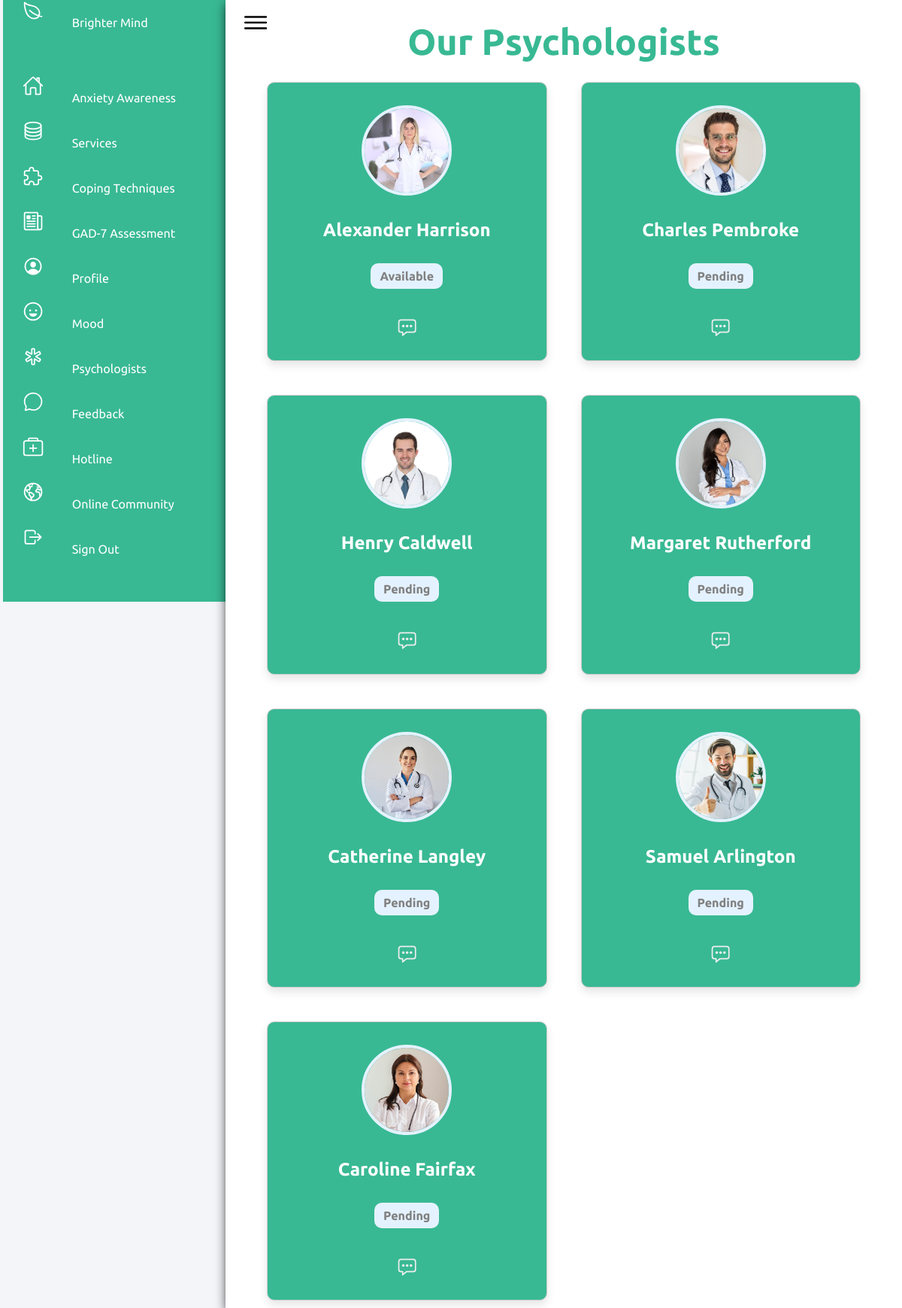
The page /prof/ (signed in) on the database its author committed.
### webapp/models.py (models this page shows, shortened)
class Psychologist(models.Model):
    user = models.OneToOneField(User, on_delete=models.CASCADE)
    license_number = models.CharField(max_length=100, unique=True)
    qualification = models.CharField(max_length=255)
    years_of_experience = models.PositiveIntegerField()
    area_of_expertise = models.CharField(max_length=255)
    contact_number = models.CharField(max_length=20)
    image = models.ImageField(upload_to='psychologist_images/', default='default_profile.jpg', null=True, blank=True)
    bio = models.TextField(blank=True, null=True)
    is_approved = models.BooleanField(default=False)

class Availability(models.Model):
    STATUS_CHOICES = [
        ('available', 'Available'),
        ('unavailable', 'Unavailable'),
    ]
    user = models.ForeignKey(Psychologist, on_delete=models.CASCADE)
    status = models.CharField(max_length=20, choices=STATUS_CHOICES)
    timestamp = models.DateTimeField(auto_now_add=True)

### webapp/views.py (the view)
@login_required
def prof(request):
    psychologist = Psychologist.objects.filter(user=request.user).first()  # Adjust as needed
    prof = Psychologist.objects.all()
    for p in prof:
        latest_availability = p.availability_set.order_by('-timestamp').first()
        p.latest_availability = latest_availability
    context = {
        'psychologist': psychologist,  # Logged-in user's profile
        'prof': prof,                  # All psychologists
    }
    return render(request, 'pages/prof.html', context)

### webapp/templates/pages/prof.html (shortened to what this page needs)
﻿{% extends 'pages/index.html' %}
{% load static %}
{% block content %}
<section class="doctors" id="doctors">
    <h1 class="doctors-heading">Our <span>Psychologists</span></h1>
    <div class="box-container">
        {% for prof in prof %}
        <div class="box" onclick="openModal('{{ prof.user.first_name }} {{ prof.user.last_name }}', '{{ prof.user.title }}', '{{ prof.bio }}', '{{ prof.address }}', '{{ prof.image.url }}')">
            <img src="{{ prof.image.url }}" alt="Professional Image" class="profile-img">
            <h3 class="prof-name">{{ prof.user.first_name }}&nbsp{{ prof.user.last_name }}</h3>
            <div class="status-section">
                {% if prof.latest_availability %}
                <p class="availability-status {% if prof.latest_availability.status == 'available' %}available{% else %}not-available{% endif %}">
                    {{ prof.latest_availability.status|capfirst }}
                </p>
                {% else %}
                <p class="availability-status not-available">Pending</p>
                {% endif %}
            </div>
            <div class="contact-icons">
                <a href="{% url 'chat' prof.id %}" class="emailicon {% if not prof.is_approved %}disabled{% endif %}">
                    <ion-icon name="chatbox-ellipses-outline"></ion-icon>
                </a>
            </div>
        </div>
        {% empty %}
        <p>No professionals found.</p>
        {% endfor %}
    </div>
</section>
{% endblock %}

### webapp/templates/pages/index.html (shortened to what this page needs)
{% load static %}
<!DOCTYPE html>
<html lang="en">
<head>
    <link rel="stylesheet" type="text/css" href="{% static '/css/style.css' %}">
</head>
<body>
</body>
{% include 'pages/navbar.html' %}
{% block content %}
{% endblock %}
</html>

### webapp/templates/pages/navbar.html (shortened to what this page needs)
﻿{% load static %}
{% block content %}
<body>
    <div class="container">
        <div class="navigation">
            <ul>
                <li>
                    <a href="#">
                        <span class="icon">
                            <ion-icon name="leaf-outline"></ion-icon>
                        </span>
                        <span class="title"> Brighter Mind</span>
                    </a>
                </li>
                <li>
                    <a href=http://127.0.0.1:8000>
                        <span class="icon">
                            <ion-icon name="home-outline"></ion-icon>
                        </span>
                        <span class="title">Anxiety Awareness</span>
                    </a>
                </li>
                <li>
                    <a href="http://127.0.0.1:8000/about/">
                        <span class="icon">
                            <ion-icon name="server-outline"></ion-icon>
                        </span>
                        <span class="title">Services</span>
                    </a>
                </li>
                {% if user.is_authenticated %}
                <li>
                    <a href="http://127.0.0.1:8000/categories">
                        <span class="icon">
                            <ion-icon name="extension-puzzle-outline"></ion-icon>
                        </span>
                        <span class="title">Coping Techniques</span>
                    </a>
                </li>
                <li>
                    <a href="http://127.0.0.1:8000/gad7">
                        <span class="icon">
                            <ion-icon name="newspaper-outline"></ion-icon>
                        </span>
                        <span class="title">GAD-7 Assessment</span>
                    </a>
                </li>
              {% if not user.is_staff %}
                <li>
                    <a href="http://127.0.0.1:8000/profile/">
                        <span class="icon">
                            <ion-icon name="person-circle-outline"></ion-icon>
                        </span>
                        <span class="title">Profile</span>
                    </a>
                </li>
                {% endif %}
                <li>
                    <a href="http://127.0.0.1:8000/mood/">
                        <span class="icon">
                            <ion-icon name="happy-outline"></ion-icon>
                        </span>
                        <span class="title">Mood</span>
                    </a>
                </li>
                <li>
                    <a href="http://127.0.0.1:8000/prof/">
                        <span class="icon">
                            <ion-icon name="medical-outline"></ion-icon>
                        </span>
                        <span class="title">Psychologists</span>
                    </a>
                </li>
                {% if not user.is_superuser and not user.is_staff %}
                <li>
                    <a href="http://127.0.0.1:8000/feedback/">
                        <span class="icon">
                            <ion-icon name="chatbubble-outline"></ion-icon>
                        </span>
                        <span class="title">Feedback</span>
                    </a>
                </li>
                <li>
                    <a href="http://127.0.0.1:8000/hotline/">
                        <span class="icon">
                            <ion-icon name="medkit-outline"></ion-icon>
                        </span>
                        <span class="title">Hotline</span>
                    </a>
                </li>
                {%endif%}
                <li>
                    <a href="http://127.0.0.1:8000/categories/social-coping/online-community/">
                        <span class="icon">
                            <ion-icon name="earth-outline"></ion-icon>
                        </span>
                        <span class="title">Online Community</span>
                    </a>
                </li>
                {% endif %}
                {% if user.is_authenticated %}
                <li>
                    <a href="{% url 'signout' %}" class="staff-logout-btn" onclick="return confirmLogout();">
                        <span class="icon">
                            <ion-icon name="log-out-outline"></ion-icon>
                        </span>
                        <span class="title">Sign Out</span>
                    </a>
                </li>
                {% endif %}
            </ul>
        </div>
    </div>
    <div class="main">
        <div class="topbar">
            <div class="toggle">
                <ion-icon name="menu-outline"></ion-icon>
            </div>
            <div class="user">
            </div>
        </div>
</body>
{% endblock %}

### webapp/static/css/style.css (style rules this page uses)
* { font-family: "Ubuntu", sans-serif; margin: 0; padding: 0; box-sizing: border-box; border: none; text-decoration: none; }
:root { --blue: #38b993; --white: #fff; --gray: #f5f5f5; --black1: #222; --black2: #999; --light-color: #111; --box-shadow: .5rem .5rem 0 rgba(22, 160, 133, .2); }
html { font-size: 100.5%; overflow-x: hidden; scroll-padding-top: 7rem; scroll-behavior: smooth; }
body { font-family: Arial, sans-serif; display: flex; justify-content: center; }
.container { position: relative; width: 100%; }
.navigation { position: fixed; width: 300px; height: 100vh; background: var(--blue); border-left: 10px solid var(--blue); transition: 0.5s; overflow: hidden; }
.navigation ul { position: absolute; top: 0; left: 0; width: 100%; }
.navigation ul li { position: relative; width: 100%; list-style: none; border-top-left-radius: 30px; border-bottom-left-radius: 30px; }
.navigation ul li:nth-child(1) { margin-bottom: 40px; pointer-events: none; }
.navigation ul li a { position: relative; display: block; width: 100%; display: flex; text-decoration: none; color: var(--white); }
.navigation ul li a .icon { position: relative; display: block; min-width: 60px; height: 60px; line-height: 75px; text-align: center; }
.navigation ul li a .icon ion-icon { font-size: 1.75rem; }
.navigation ul li a .title { position: relative; display: block; padding: 0 10px; height: 60px; line-height: 60px; text-align: start; white-space: nowrap; }
.main { box-shadow: 3px 5px 15px 0px rgb(0, 0, 0); position: absolute; width: calc(100% - 300px); left: 300px; min-height: 100vh; background: var(--white); transition: 0.5s; }
.topbar { width: 100%; height: 60px; display: flex; justify-content: space-between; align-items: center; padding: 0 10px; }
.toggle { position: relative; width: 60px; height: 60px; display: flex; justify-content: center; align-items: center; font-size: 2.5rem; cursor: pointer; }
.user { position: relative; width: 40px; height: 40px; border-radius: 50%; overflow: hidden; cursor: pointer; }
body { background-color: #f3f5f9; }
.icon { width: 28px; margin-right: 0.7rem; }
html { scroll-behavior: smooth; }
.box { border: 1px solid #ccc; padding: 20px; margin: 10px; transition: background-color 0.3s ease; }

### webapp/templates/pages/prof.html (style rules this page uses)
.doctors { --primary-color: #38b993; --secondary-color: #e4f2ff; --text-color: #fff; --icon-color: #eee; --hover-color: #2d6d57; --border-radius: 10px; font-family: 'Poppins', sans-serif; }
.doctors-heading { text-align: center; font-size: 3rem; color: var(--primary-color); margin-bottom: 1rem; margin-top: -2rem; }
.box-container { display: grid; grid-template-columns: repeat(auto-fill, minmax(300px, 1fr)); gap: 25px; padding: 0 5%; }
.box { background-color: var(--primary-color); color: var(--text-color); border-radius: var(--border-radius); padding: 30px; box-shadow: 0px 6px 12px rgba(0, 0, 0, 0.1); text-align: center; display: flex; flex-direction: column; align-items: center; transition: background-color 0.3s, transform 0.3s; cursor: pointer; }
.profile-img { border-radius: 50%; width: 120px; height: 120px; object-fit: cover; margin-bottom: 20px; border: 4px solid var(--secondary-color); }
.prof-name { font-size: 1.5rem; font-weight: 600; margin: 12px 0; }
.status-section { background-color: var(--secondary-color); color: var(--primary-color); padding: 8px 12px; border-radius: var(--border-radius); margin: 18px 0; font-size: 1rem; }
.availability-status { font-weight: bold; }
.availability-status.not-available { color: red; }
.availability-status.not-available { color: grey; }
.contact-icons { display: flex; justify-content: center; gap: 20px; margin-top: 20px; margin-left: -50px; }
.contact-icons .emailicon { font-size: 1.7rem; color: var(--icon-color); text-decoration: none; transition: color 0.3s, transform 0.3s; margin-left: 50px; }

### rows shown on the page
Psychologist: image (picture), user.first_name "Alexander", user.last_name "Harrison", latest_availability.status "Available"
Psychologist: image (picture), user.first_name "Charles", user.last_name "Pembroke", shows "Pending"
Psychologist: image (picture), user.first_name "Henry", user.last_name "Caldwell", shows "Pending"
Psychologist: image (picture), user.first_name "Margaret", user.last_name "Rutherford", shows "Pending"
Psychologist: image (picture), user.first_name "Catherine", user.last_name "Langley", shows "Pending"
Psychologist: image (picture), user.first_name "Samuel", user.last_name "Arlington", shows "Pending"
Psychologist: image (picture), user.first_name "Caroline", user.last_name "Fairfax", shows "Pending"
